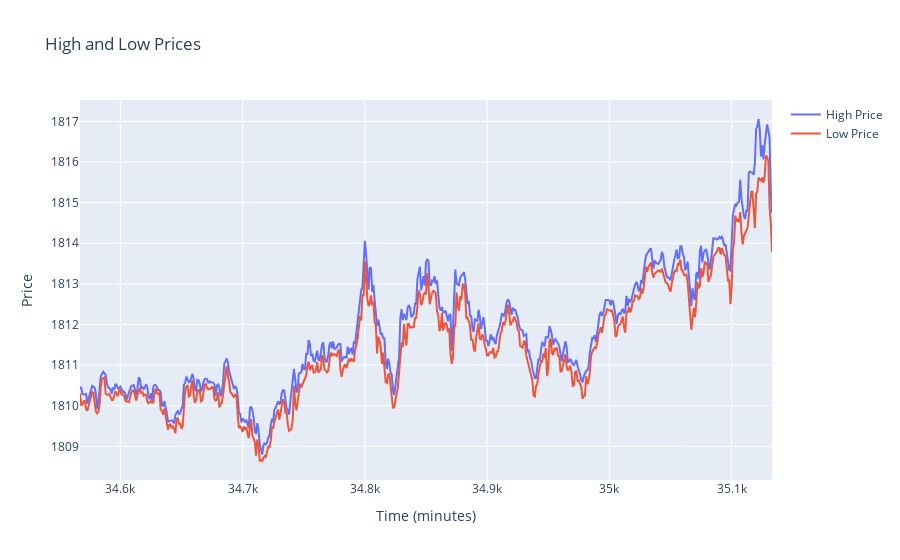

Notebook source saved alongside this figure:
### Code cell
import pandas as pd
from plotly.offline import iplot
import plotly.graph_objs as go

# Load the dataset
file_path = "XAUUSD_1 Min_Bid_2022.01.01_2022.12.31.csv"
data = pd.read_csv(file_path)

# Extract SID details
SID = 1234567  # Replace with your actual SID
start_point = int(str(SID)[-5:])  # Last 5 digits
time_period = int(str(SID)[-3:])  # Last 3 digits

# Extract the specific portion of the dataset
subset = data.iloc[start_point:start_point + time_period]

# Create the High and Low plot
trace1 = go.Scatter(x=subset.index, y=subset['High'], mode='lines', name='High Price')
trace2 = go.Scatter(x=subset.index, y=subset['Low'], mode='lines', name='Low Price')

layout = go.Layout(title="High and Low Prices",
                   xaxis=dict(title="Time (minutes)"),
                   yaxis=dict(title="Price"),
                   template="plotly")

fig = go.Figure(data=[trace1, trace2], layout=layout)

# Plot the figure
fig.show()

### Figure 1 — Plotly figure (JSON) as saved in the notebook; plotly's stock layout.template omitted (floating-point values rounded to 4 significant figures; data arrays with more than 128 entries replaced by an {"elided": "..."} marker saying what was removed)
{"data": [{"mode": "lines", "name": "High Price", "type": "scatter", "x": {"elided": "567 int values"}, "y": {"elided": "567 float values"}}, {"mode": "lines", "name": "Low Price", "type": "scatter", "x": {"elided": "567 int values"}, "y": {"elided": "567 float values"}}], "layout": {"title": {"text": "High and Low Prices"}, "xaxis": {"title": {"text": "Time (minutes)"}}, "yaxis": {"title": {"text": "Price"}}}}
